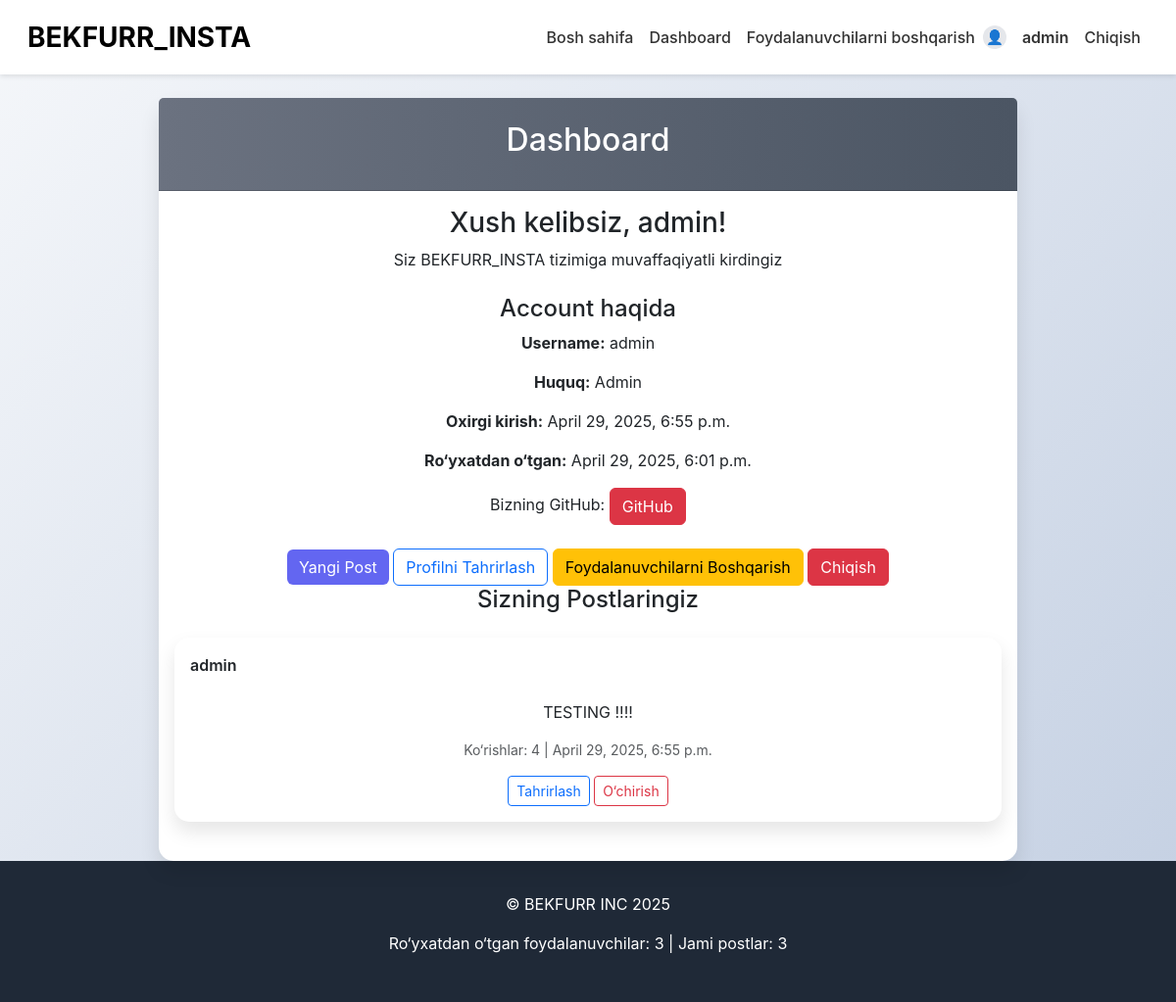
The page /dashboard/ (signed in) on the database its author committed.
### face_auth/models.py (models this page shows, shortened)
class Post(models.Model):
    user = models.ForeignKey(User, on_delete=models.CASCADE)
    content = models.TextField()
    image = models.ImageField(upload_to='posts/', null=True, blank=True)
    views = models.PositiveIntegerField(default=0)  # Ko‘rishlar soni
    created_at = models.DateTimeField(auto_now_add=True)
    updated_at = models.DateTimeField(auto_now=True)

### face_auth/views.py (the view)
# urls.py: path('dashboard/', views.dashboard, name='dashboard'),
@login_required
def dashboard(request):
    posts = Post.objects.filter(user=request.user).order_by('-created_at')
    for post in posts:
        post.views += 1  # Har ko‘rishda sonni oshirish
        post.save()
    return render(request, 'dashboard.html', {'user': request.user, 'posts': posts})

### face_auth/context_processors.py (called while the page is built)
def site_stats(request):
    return {
        'total_users': User.objects.count(),
        'total_posts': Post.objects.count(),
    }

### templates/dashboard.html (shortened to what this page needs)
{% extends 'base.html' %}
{% block content %}
<div class="card">
    <div class="card-header">
        <h2 class="text-center text-2xl font-bold">Dashboard</h2>
    </div>
    <div class="card-body">
        <div class="text-center">
            <h3 class="text-xl font-semibold">Xush kelibsiz, {{ user.username }}!</h3>
            <p class="text-lg">Siz BEKFURR_INSTA tizimiga muvaffaqiyatli kirdingiz</p>
            <div class="mt-4">
                <h4 class="text-lg font-semibold">Account haqida</h4>
                <p><strong>Username:</strong> {{ user.username }}</p>
                <p><strong>Huquq:</strong> {% if user.is_superuser %}Admin{% else %}Foydalanuvchi{% endif %}</p>
                <p><strong>Oxirgi kirish:</strong> {{ user.last_login }}</p>
                <p><strong>Ro‘yxatdan o‘tgan:</strong> {{ user.date_joined }}</p>
                <p class="mt-2">Bizning GitHub: <a href="https://github.com/bekfurr" class="btn btn-danger">GitHub</a></p>
            </div>
            <div class="mt-4 flex justify-center gap-4">
                <a href="{% url 'create_post' %}" class="btn btn-primary">Yangi Post</a>
                <a href="{% url 'edit_profile' %}" class="btn btn-outline-primary">Profilni Tahrirlash</a>
                {% if user.is_superuser %}
                    <a href="{% url 'manage_users' %}" class="btn btn-warning">Foydalanuvchilarni Boshqarish</a>
                {% endif %}
                <a href="{% url 'logout' %}" class="btn btn-danger">Chiqish</a>
            </div>
            <div class="mt-6">
                <h4 class="text-xl font-semibold mb-4">Sizning Postlaringiz</h4>
                {% for post in posts %}
                <div class="card mb-4">
                    <div class="card-body">
                        <div class="d-flex align-items-center mb-2">
                            <p class="fw-semibold">{{ post.user.username }}</p>
                        </div>
                        <p>{{ post.content }}</p>
                        <p class="text-muted small mt-2">Ko‘rishlar: {{ post.views }} | {{ post.created_at }}</p>
                        <div class="mt-2">
                            <a href="{% url 'edit_post' post.id %}" class="btn btn-sm btn-outline-primary">Tahrirlash</a>
                            <a href="{% url 'delete_post' post.id %}" class="btn btn-sm btn-outline-danger">O‘chirish</a>
                        </div>
                    </div>
                </div>
            {% empty %}
                <p class="text-muted">Hozircha postlar yo‘q</p>
            {% endfor %}
            </div>
        </div>
    </div>
</div>
{% endblock %}

### templates/base.html (shortened to what this page needs)
<!DOCTYPE html>
<html lang="en">
<head>
    {% load static %}
    <link href="https://cdn.jsdelivr.net/npm/bootstrap@5.3.0/dist/css/bootstrap.min.css" rel="stylesheet">
    <link href="{% static 'css/custom.css' %}" rel="stylesheet">
</head>
<body>
    <nav class="navbar navbar-expand-lg navbar-light sticky-top">
        <div class="container-fluid">
            <a class="navbar-brand fw-bold fs-3" href="{% url 'home' %}">BEKFURR_INSTA</a>
            <div class="collapse navbar-collapse" id="navbarNav">
                <ul class="navbar-nav ms-auto align-items-center">
                    <li class="nav-item">
                        <a class="nav-link" href="{% url 'home' %}">Bosh sahifa</a>
                    </li>
                    {% if user.is_authenticated %}
                        <li class="nav-item">
                            <a class="nav-link" href="{% url 'dashboard' %}">Dashboard</a>
                        </li>
                        {% if user.is_superuser %}
                            <li class="nav-item">
                                <a class="nav-link" href="{% url 'manage_users' %}">Foydalanuvchilarni boshqarish</a>
                            </li>
                        {% endif %}
                        <li class="nav-item d-flex align-items-center">
                            {% if user.faceprofile.avatar %}
                                <img src="{{ user.faceprofile.avatar.url }}" alt="Avatar" class="rounded-circle me-2" width="30" height="30">
                            {% else %}
                                <span class="rounded-circle me-2 user-icon">👤</span>
                            {% endif %}
                            <span class="nav-link fw-semibold">{{ user.username }}</span>
                        </li>
                        <li class="nav-item">
                            <a class="nav-link" href="{% url 'logout' %}">Chiqish</a>
                        </li>
                    {% endif %}
                </ul>
            </div>
        </div>
    </nav>
    <div class="container mt-4">
        {% block content %}{% endblock %}
    </div>
    <footer>
        <p>© BEKFURR INC 2025</p>
        <p>Ro‘yxatdan o‘tgan foydalanuvchilar: {{ total_users }} | Jami postlar: {{ total_posts }}</p>
    </footer>
</body>
</html>

### static/css/custom.css (style rules this page uses)
body { background: linear-gradient(135deg, #f5f7fa 0%, #c3cfe2 100%); font-family: 'Inter', sans-serif; min-height: 100vh; display: flex; flex-direction: column; }
.container { max-width: 900px; }
.card { border: none; border-radius: 15px; box-shadow: 0 10px 20px rgba(0, 0, 0, 0.1); background: white; }
.card-header { background: linear-gradient(to right, #6b7280, #4b5563); color: white; border-radius: 15px 15px 0 0; padding: 1.5rem; }
.navbar { background: white; box-shadow: 0 2px 5px rgba(0, 0, 0, 0.1); padding: 0.75rem 1rem; }
.navbar-brand { font-size: 1.5rem; }
.nav-link { font-weight: 500; color: #333; }
.user-icon, .navbar img.rounded-circle { width: 24px; height: 24px; display: inline-flex; justify-content: center; align-items: center; background: #e5e7eb; border-radius: 50%; font-size: 0.9rem; }
.btn-primary { background: #6366f1; border: none; transition: transform 0.2s; }
footer { margin-top: auto; background: #1f2937; color: white; padding: 2rem; text-align: center; }

### rows shown on the page
Post: user.username "admin", content "TESTING !!!!", views "4", created_at "April 29, 2025, 6:55 p.m."

### other values the page prints
{{ user.username }} "admin"
{{ user.last_login }} "April 29, 2025, 6:55 p.m."
{{ user.date_joined }} "April 29, 2025, 6:01 p.m."
{{ total_users }} "3"
{{ total_posts }} "3"
